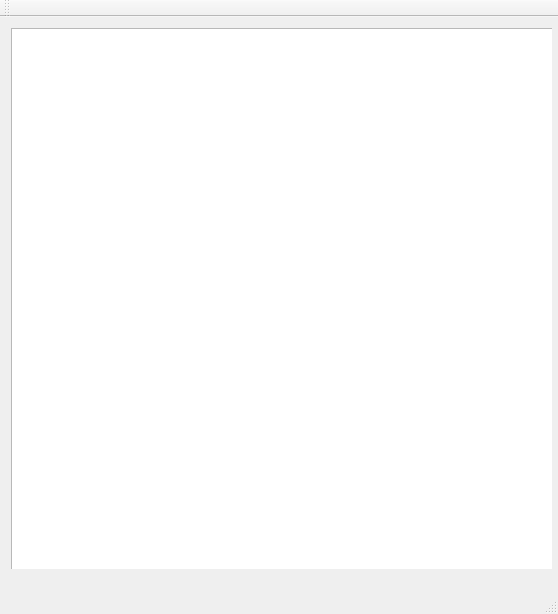
<?xml version="1.0" encoding="UTF-8"?>
<ui version="4.0">
 <class>MainWindow</class>
 <widget class="QMainWindow" name="MainWindow">
  <property name="geometry">
   <rect>
    <x>0</x>
    <y>0</y>
    <width>558</width>
    <height>614</height>
   </rect>
  </property>
  <property name="windowTitle">
   <string>MainWindow</string>
  </property>
  <widget class="QWidget" name="centralWidget">
   <widget class="QWidget" name="gridLayoutWidget">
    <property name="geometry">
     <rect>
      <x>0</x>
      <y>0</y>
      <width>552</width>
      <height>552</height>
     </rect>
    </property>
    <layout class="QGridLayout" name="gridLayout">
     <item row="0" column="0">
      <widget class="QTableWidget" name="tableWidget">
       <property name="minimumSize">
        <size>
         <width>550</width>
         <height>550</height>
        </size>
       </property>
       <property name="sizeIncrement">
        <size>
         <width>600</width>
         <height>600</height>
        </size>
       </property>
      </widget>
     </item>
    </layout>
   </widget>
  </widget>
  <widget class="QMenuBar" name="menuBar">
   <property name="geometry">
    <rect>
     <x>0</x>
     <y>0</y>
     <width>558</width>
     <height>22</height>
    </rect>
   </property>
  </widget>
  <widget class="QToolBar" name="mainToolBar">
   <attribute name="toolBarArea">
    <enum>TopToolBarArea</enum>
   </attribute>
   <attribute name="toolBarBreak">
    <bool>false</bool>
   </attribute>
  </widget>
  <widget class="QStatusBar" name="statusBar"/>
 </widget>
 <layoutdefault spacing="6" margin="11"/>
 <resources/>
 <connections/>
</ui>
